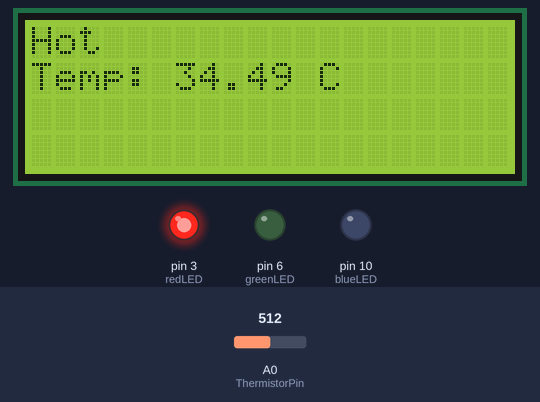
The sketch below on a simulated Arduino Uno, built with avr-gcc and run on an emulated ATmega328P. Parts: 20×4 character LCD, output pins drawn as LEDs (lit = HIGH). The test bench sets the inputs (shaded band); at power-on: A0 (ThermistorPin) = 512.

Above: at 3.3 s.
3.4 s: A0 (ThermistorPin) set to 480
At 5.3 s:
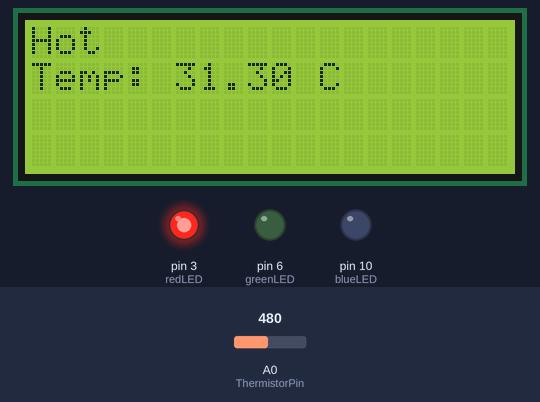
7.7 s: A0 (ThermistorPin) set to 454
At 9.7 s:
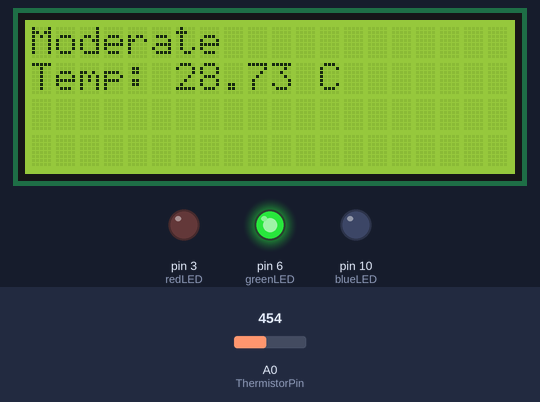
10.6 s: A0 (ThermistorPin) set to 383
At 12.3 s:
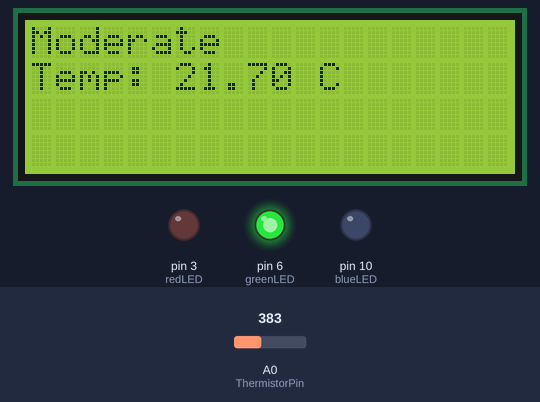
14.0 s: A0 (ThermistorPin) set to 350
At 16.9 s:
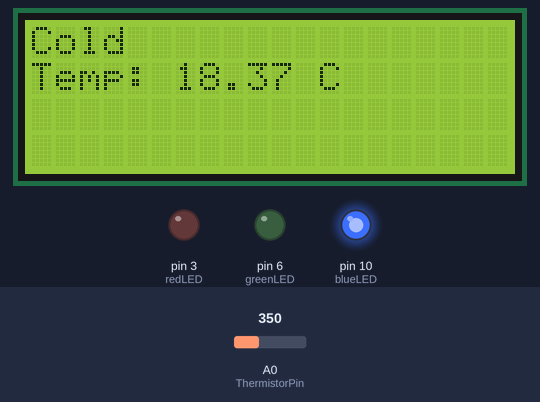
17.5 s: A0 (ThermistorPin) set to 209
At 18.7 s:
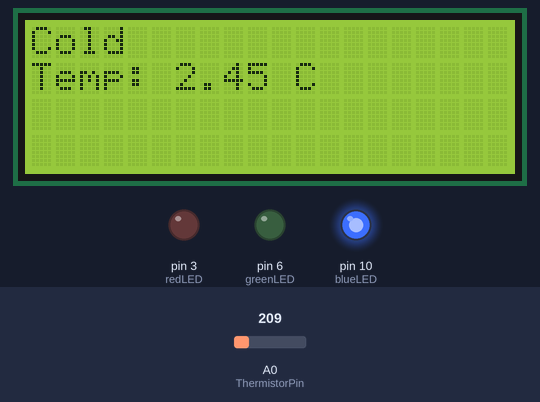
20.9 s: A0 (ThermistorPin) set to 181
At 22.0 s:
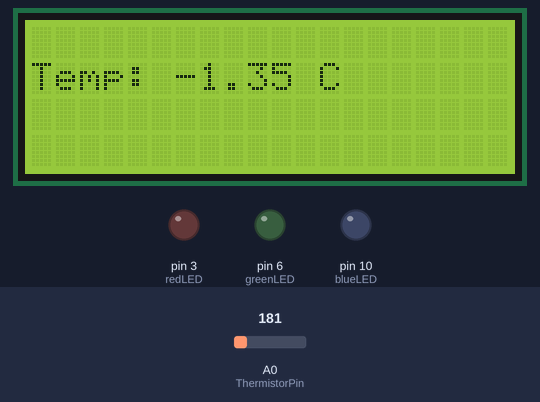
Timing chart, 0 to 23.9 s (numbered marks = the images above; inputs shaded):
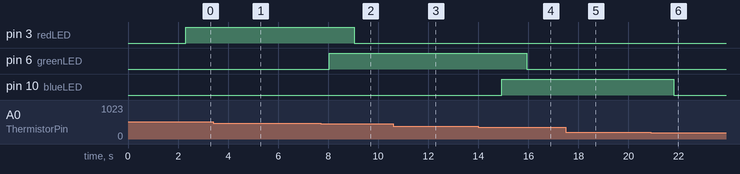

The sketch:

General_Temp.ino
```cpp
#include <LiquidCrystal_I2C.h>            //include libraries
#include <Wire.h>
#include <OneWire.h>
#include <DallasTemperature.h>

#define ONE_WIRE_BUS 5

OneWire oneWire(ONE_WIRE_BUS);

LiquidCrystal_I2C lcd(0x27,20,4);

DallasTemperature sensors(&oneWire);

 float subValue = 263.39;
 float HighTempValue1 = 100;             //Declare floats
 float HighTempValue2 = 30.01;
 float MidTempValue1 = 30.00;
 float MidTempValue2 = 20.01;
 float LowTempValue1 = 20.00;
 float LowTempValue2 = 0;
 float Celcius=0;
 float Fahrenheit=0;
 int ThermistorPin = 0;
 int Vo;
 int redLED = 3;                       //Declare ints
 int greenLED = 6;
 int blueLED = 10;
 int on = 255;
 int off = 0;
 float R1 = 10000;
 float logR2, R2, T, Tc, Tf;
 float c1 = 1.009249522e-03, c2 = 2.378405444e-04, c3 = 2.019202697e-07;
 String topLine = "Oak Valley";       //Declare strings
 String bottomLine = "GO FALCONS!!";

void setup(void)
{

  Serial.begin(9600);

  pinMode (redLED,OUTPUT);        //Set pins
  pinMode (greenLED,OUTPUT);
  pinMode (blueLED,OUTPUT);

  sensors.begin();               //Set sensors


lcd.init();                      //print topLine and bottomLine
  lcd.init();
  lcd.backlight();
  lcd.setCursor(0,0);
  lcd.print(topLine);
  lcd.setCursor(0,1);
  lcd.print(bottomLine);
   lcd.setCursor(0,2);
  lcd.print("");
   lcd.setCursor(2,3);
  lcd.print("");

  delay(2000);
}

void loop(void)
{

  Vo = analogRead(ThermistorPin);
  R2 = R1 * (1023.0 / (float)Vo - 1.0);
  logR2 = log(R2);
  T = (1.0 / (c1 + c2*logR2 + c3*logR2*logR2*logR2));
  Tc = T - subValue; // - 273.15
  Tf = (Tc * 9.0)/ 5.0 + 32.0;

 lcd.init();                                 //Print read
  lcd.init();
  lcd.backlight();
  //lcd.setCursor(1,0);
 // lcd.print("OVMS Falcons!!");
  lcd.setCursor(0,1);
  lcd.print("Temp: ");
  lcd.print(Tc);
  lcd.print(" C");
  lcd.setCursor(0,2);
  lcd.print("");
   lcd.setCursor(2,3);
  lcd.print("");

  if (Tc>=LowTempValue2 && Tc<=LowTempValue1){     //Cold
  lcd.setCursor(0,0);
  lcd.print("Cold");
  digitalWrite(blueLED,HIGH);
  delay(1000);
  }

  else {
  digitalWrite(blueLED, LOW);
  }

  if (Tc>=MidTempValue2 && Tc<=MidTempValue1){     //Moderate
  lcd.setCursor(0,0);
  lcd.print("Moderate");
  digitalWrite(greenLED,HIGH);
  delay(1000);
  }

 else{

    digitalWrite(greenLED,LOW);

  }


  if (Tc>=HighTempValue2 && Tc<=HighTempValue1){  //Hot
  lcd.setCursor(0,0);
  lcd.print("Hot");
  digitalWrite(redLED,HIGH);
  delay(1000);
  }

  else{

    digitalWrite(redLED,LOW);
  }

}

//else {
  //analogWrite(blueLED,off);
  //}
 //else {
 // analogWrite(greenLED,off);
 // }
//else {
  //analogWrite(redLED,off);
  //}

 // else{
   // digitalWrite(blueLED,LOW);
   // digitalWrite(greenLED,LOW);
   // digitalWrite(redLED,LOW);
 // }
```

Measured:
- the behaviour switches between 467 and 466 on A0 (ThermistorPin) (found by bisection; images 1 and 2)
- the behaviour switches between 367 and 366 on A0 (ThermistorPin) (found by bisection; images 3 and 4)
- the behaviour switches between 191 and 190 on A0 (ThermistorPin) (found by bisection; images 5 and 6)
- after the input at 3.4 s, the display: first differs from a run without the input after 1.2 s (image 1)
- after the input at 7.7 s, pin 3 (redLED): HIGH → LOW after 1.3 s; pin 6 (greenLED): LOW → HIGH after 0.35 s; the display: first differs from a run without the input after 0.35 s (image 2)
- after the input at 10.6 s, the display: first differs from a run without the input after 0.90 s (image 3)
- after the input at 14.0 s, pin 6 (greenLED): HIGH → LOW after 1.9 s; pin 10 (blueLED): LOW → HIGH after 0.95 s; the display: first differs from a run without the input after 0.95 s (image 4)
- after the input at 17.5 s, the display: first differs from a run without the input after 0.89 s (image 5)
- after the input at 20.9 s, pin 10 (blueLED): HIGH → LOW after 0.92 s; the display: first differs from a run without the input after 0.92 s (image 6)
